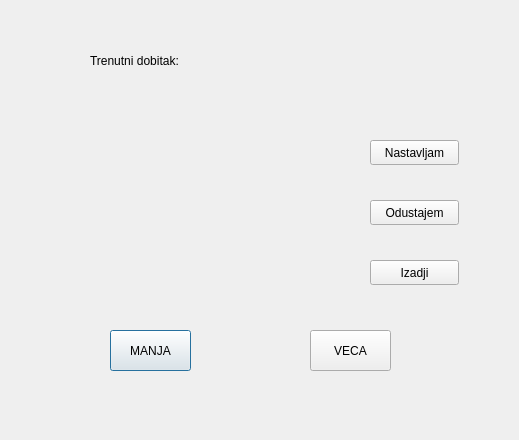
<?xml version="1.0" encoding="UTF-8"?>
<ui version="4.0">
 <class>Manja_veca</class>
 <widget class="QDialog" name="Manja_veca">
  <property name="geometry">
   <rect>
    <x>0</x>
    <y>0</y>
    <width>519</width>
    <height>440</height>
   </rect>
  </property>
  <property name="windowTitle">
   <string>Dialog</string>
  </property>
  <widget class="QLabel" name="sakrivena">
   <property name="geometry">
    <rect>
     <x>210</x>
     <y>130</y>
     <width>91</width>
     <height>131</height>
    </rect>
   </property>
   <property name="text">
    <string/>
   </property>
  </widget>
  <widget class="QLabel" name="igrac">
   <property name="geometry">
    <rect>
     <x>60</x>
     <y>130</y>
     <width>91</width>
     <height>131</height>
    </rect>
   </property>
   <property name="text">
    <string/>
   </property>
  </widget>
  <widget class="QPushButton" name="manja">
   <property name="geometry">
    <rect>
     <x>110</x>
     <y>330</y>
     <width>81</width>
     <height>41</height>
    </rect>
   </property>
   <property name="text">
    <string>MANJA</string>
   </property>
  </widget>
  <widget class="QPushButton" name="veca">
   <property name="geometry">
    <rect>
     <x>310</x>
     <y>330</y>
     <width>81</width>
     <height>41</height>
    </rect>
   </property>
   <property name="text">
    <string>VECA</string>
   </property>
  </widget>
  <widget class="QPushButton" name="nastavljam">
   <property name="geometry">
    <rect>
     <x>370</x>
     <y>140</y>
     <width>89</width>
     <height>25</height>
    </rect>
   </property>
   <property name="text">
    <string>Nastavljam</string>
   </property>
  </widget>
  <widget class="QPushButton" name="odustajem">
   <property name="geometry">
    <rect>
     <x>370</x>
     <y>200</y>
     <width>89</width>
     <height>25</height>
    </rect>
   </property>
   <property name="text">
    <string>Odustajem</string>
   </property>
  </widget>
  <widget class="QPushButton" name="Izadji">
   <property name="geometry">
    <rect>
     <x>370</x>
     <y>260</y>
     <width>89</width>
     <height>25</height>
    </rect>
   </property>
   <property name="text">
    <string>Izadji</string>
   </property>
  </widget>
  <widget class="QLabel" name="label">
   <property name="geometry">
    <rect>
     <x>90</x>
     <y>40</y>
     <width>141</width>
     <height>41</height>
    </rect>
   </property>
   <property name="text">
    <string>Trenutni dobitak:</string>
   </property>
  </widget>
  <widget class="QLabel" name="zarada">
   <property name="geometry">
    <rect>
     <x>270</x>
     <y>40</y>
     <width>141</width>
     <height>41</height>
    </rect>
   </property>
   <property name="text">
    <string/>
   </property>
  </widget>
 </widget>
 <resources/>
 <connections/>
</ui>
